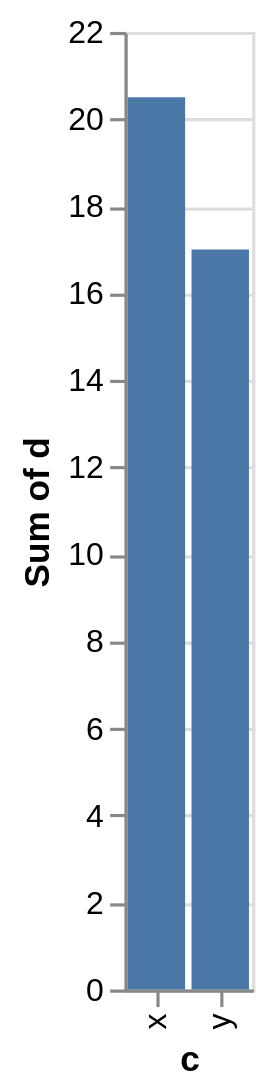

The specification (Vega-Lite) saved for this image:
### Vega-Lite specification from a JSON file in a GitHub repository (floating-point values rounded to 4 significant figures)
{"$schema": "https://vega.github.io/schema/vega-lite/v6.4.1.json", "config": {"view": {"continuousHeight": 300, "continuousWidth": 300}}, "data": {"name": "data-aec22b5641fce54c6a1b0f41e0a05405"}, "datasets": {"data-aec22b5641fce54c6a1b0f41e0a05405": [{"a": 1, "b": 4.0, "c": "x", "t": "2026-01-01T00:00:00"}, {"a": 2, "b": 5.5, "c": "y", "t": "2026-01-02T00:00:00"}, {"a": 3, "b": 6.25, "c": "x", "t": "2026-01-03T00:00:00"}, {"a": 4, "b": 3.0, "c": "y", "t": "2026-01-04T00:00:00"}]}, "encoding": {"x": {"field": "c", "type": "nominal"}, "y": {"aggregate": "sum", "field": "d", "type": "quantitative"}}, "mark": {"type": "bar"}, "transform": [{"as": "d", "calculate": "datum.b * 2"}]}
